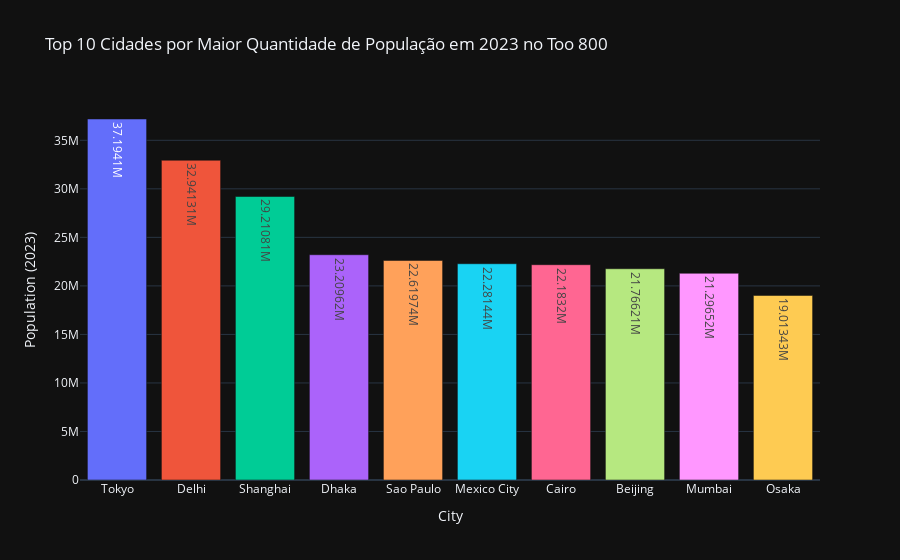

Notebook code for this chart:
### Code cell
fig_2023 = px.bar(maiores_2023, x='City', y='Population (2023)', title='Top 10 Cidades por Maior Quantidade de População em 2023 no Too 800', 
                  template='plotly_dark', text_auto=True, color=px.colors.sequential.Cividis)
fig_2023.update_layout(showlegend=False)
fig_2023.show()

### Figure 1 — Plotly figure (JSON) as saved in the notebook; plotly's stock layout.template omitted (floating-point values rounded to 4 significant figures)
{"data": [{"alignmentgroup": "True", "hovertemplate": "color=#00224e<br>City=%{x}<br>Population (2023)=%{y}<extra></extra>", "legendgroup": "#00224e", "marker": {"color": "#636efa", "pattern": {"shape": ""}}, "name": "#00224e", "offsetgroup": "#00224e", "orientation": "v", "showlegend": true, "textposition": "auto", "texttemplate": "%{y}", "type": "bar", "x": ["Tokyo"], "xaxis": "x", "y": [37194105], "yaxis": "y"}, {"alignmentgroup": "True", "hovertemplate": "color=#123570<br>City=%{x}<br>Population (2023)=%{y}<extra></extra>", "legendgroup": "#123570", "marker": {"color": "#EF553B", "pattern": {"shape": ""}}, "name": "#123570", "offsetgroup": "#123570", "orientation": "v", "showlegend": true, "textposition": "auto", "texttemplate": "%{y}", "type": "bar", "x": ["Delhi"], "xaxis": "x", "y": [32941309], "yaxis": "y"}, {"alignmentgroup": "True", "hovertemplate": "color=#3b496c<br>City=%{x}<br>Population (2023)=%{y}<extra></extra>", "legendgroup": "#3b496c", "marker": {"color": "#00cc96", "pattern": {"shape": ""}}, "name": "#3b496c", "offsetgroup": "#3b496c", "orientation": "v", "showlegend": true, "textposition": "auto", "texttemplate": "%{y}", "type": "bar", "x": ["Shanghai"], "xaxis": "x", "y": [29210808], "yaxis": "y"}, {"alignmentgroup": "True", "hovertemplate": "color=#575d6d<br>City=%{x}<br>Population (2023)=%{y}<extra></extra>", "legendgroup": "#575d6d", "marker": {"color": "#ab63fa", "pattern": {"shape": ""}}, "name": "#575d6d", "offsetgroup": "#575d6d", "orientation": "v", "showlegend": true, "textposition": "auto", "texttemplate": "%{y}", "type": "bar", "x": ["Dhaka"], "xaxis": "x", "y": [23209616], "yaxis": "y"}, {"alignmentgroup": "True", "hovertemplate": "color=#707173<br>City=%{x}<br>Population (2023)=%{y}<extra></extra>", "legendgroup": "#707173", "marker": {"color": "#FFA15A", "pattern": {"shape": ""}}, "name": "#707173", "offsetgroup": "#707173", "orientation": "v", "showlegend": true, "textposition": "auto", "texttemplate": "%{y}", "type": "bar", "x": ["Sao Paulo"], "xaxis": "x", "y": [22619736], "yaxis": "y"}, {"alignmentgroup": "True", "hovertemplate": "color=#8a8678<br>City=%{x}<br>Population (2023)=%{y}<extra></extra>", "legendgroup": "#8a8678", "marker": {"color": "#19d3f3", "pattern": {"shape": ""}}, "name": "#8a8678", "offsetgroup": "#8a8678", "orientation": "v", "showlegend": true, "textposition": "auto", "texttemplate": "%{y}", "type": "bar", "x": ["Mexico City"], "xaxis": "x", "y": [22281442], "yaxis": "y"}, {"alignmentgroup": "True", "hovertemplate": "color=#a59c74<br>City=%{x}<br>Population (2023)=%{y}<extra></extra>", "legendgroup": "#a59c74", "marker": {"color": "#FF6692", "pattern": {"shape": ""}}, "name": "#a59c74", "offsetgroup": "#a59c74", "orientation": "v", "showlegend": true, "textposition": "auto", "texttemplate": "%{y}", "type": "bar", "x": ["Cairo"], "xaxis": "x", "y": [22183201], "yaxis": "y"}, {"alignmentgroup": "True", "hovertemplate": "color=#c3b369<br>City=%{x}<br>Population (2023)=%{y}<extra></extra>", "legendgroup": "#c3b369", "marker": {"color": "#B6E880", "pattern": {"shape": ""}}, "name": "#c3b369", "offsetgroup": "#c3b369", "orientation": "v", "showlegend": true, "textposition": "auto", "texttemplate": "%{y}", "type": "bar", "x": ["Beijing"], "xaxis": "x", "y": [21766214], "yaxis": "y"}, {"alignmentgroup": "True", "hovertemplate": "color=#e1cc55<br>City=%{x}<br>Population (2023)=%{y}<extra></extra>", "legendgroup": "#e1cc55", "marker": {"color": "#FF97FF", "pattern": {"shape": ""}}, "name": "#e1cc55", "offsetgroup": "#e1cc55", "orientation": "v", "showlegend": true, "textposition": "auto", "texttemplate": "%{y}", "type": "bar", "x": ["Mumbai"], "xaxis": "x", "y": [21296517], "yaxis": "y"}, {"alignmentgroup": "True", "hovertemplate": "color=#fee838<br>City=%{x}<br>Population (2023)=%{y}<extra></extra>", "legendgroup": "#fee838", "marker": {"color": "#FECB52", "pattern": {"shape": ""}}, "name": "#fee838", "offsetgroup": "#fee838", "orientation": "v", "showlegend": true, "textposition": "auto", "texttemplate": "%{y}", "type": "bar", "x": ["Osaka"], "xaxis": "x", "y": [19013434], "yaxis": "y"}], "layout": {"barmode": "relative", "legend": {"title": {"text": "color"}, "tracegroupgap": 0}, "showlegend": false, "title": {"text": "Top 10 Cidades por Maior Quantidade de População em 2023 no Too 800"}, "xaxis": {"anchor": "y", "domain": [0, 1], "title": {"text": "City"}}, "yaxis": {"anchor": "x", "domain": [0, 1], "title": {"text": "Population (2023)"}}}}
